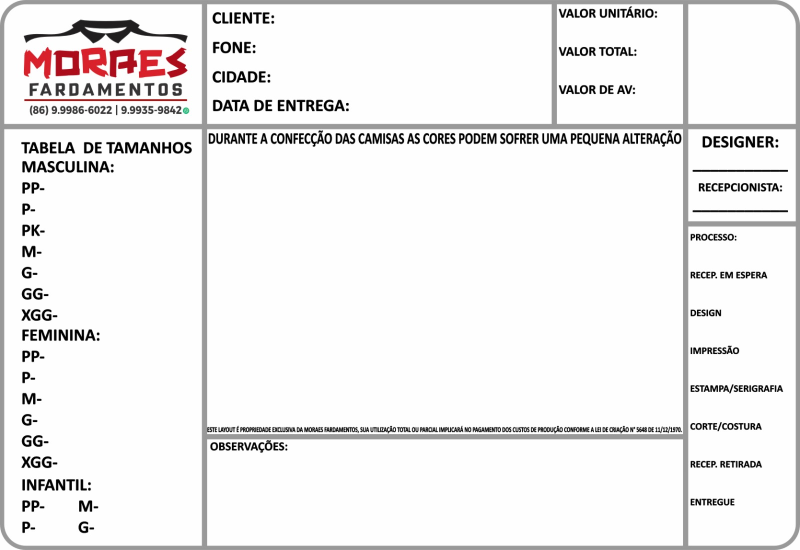
#> input picture assets/templates/comanda_template.jpeg, 1600 x 1100 px (shown at 1/2 size)
$ python test_command_canvas.py
#> lines starting #> are read from the running program, lines starting #| are printed output that depends on the picture
### app/printing/command_canvas.py
from datetime import datetime
from pathlib import Path

import fitz

from PIL import Image
from PIL import ImageDraw
from PIL import ImageFont

from app.printing.command_layout import (
    UNIT_VALUE,
    TextField,
    TextArea,
    CLIENT_NAME,
    PHONE,
    CITY,
    DELIVERY_DATE,
    CREATED_AT_LABEL,
    CREATED_AT_VALUE,
    MODEL,
    FABRIC,
    TYPE,
    TOTAL_VALUE,
    TOTAL_PAID,
    OBSERVATIONS,
    SIZE_LAYOUT,
    ARTWORK_AREA,
)


class CommandCanvas:

    def __init__(self):

        self.image = None
        self.draw = None

        self._font_cache = {}

        self.font_path = self._find_font()


    def _find_font(self):

        possible_fonts = [
            Path("C:/Windows/Fonts/arial.ttf"),
            Path("C:/Windows/Fonts/calibri.ttf"),
            Path("C:/Windows/Fonts/segoeui.ttf"),
        ]

        for font_path in possible_fonts:

            if font_path.exists():
                return font_path

        return None


    def _get_font(
        self,
        font_size: int
    ):

        if font_size in self._font_cache:
            return self._font_cache[font_size]

        if self.font_path:

            font = ImageFont.truetype(
                str(self.font_path),
                font_size
            )

        else:

            font = ImageFont.load_default()

        self._font_cache[font_size] = font

        return font


    def load_template(
        self,
        template_file
    ):

        self.image = Image.open(
            template_file
        ).convert("RGB")
#> self.image is the input picture: PIL image 1600x1100 RGB; mean R, G, B 238.6, 237.5, 237.6

        self.draw = ImageDraw.Draw(
            self.image
        )

        return self.image


    def show(self):

        if self.image is None:

            raise RuntimeError(
                "Nenhum template carregado."
            )

        self.image.show()
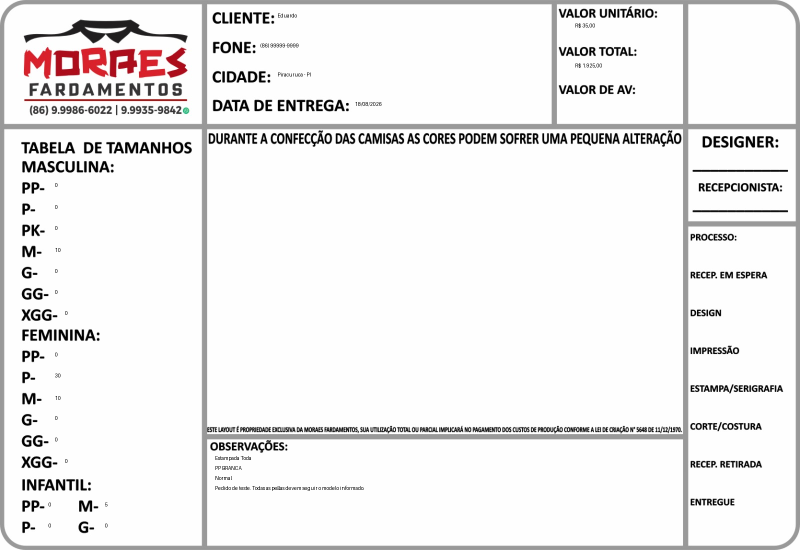
#> shown: PIL image 1600x1100 RGB (shown at 1/2 size); mean R, G, B 238.3, 237.2, 237.3


    def draw_text(
        self,
        text,
        x,
        y,
        font_size=18
    ):

        if self.draw is None:

            raise RuntimeError(
                "Nenhum template carregado."
            )

        if text is None:
            return

        font = self._get_font(
            font_size
        )

        self.draw.text(
            (x, y),
            str(text),
            fill="black",
            font=font
        )


    def draw_field(
        self,
        text,
        field: TextField
    ):

        self.draw_text(
            text=text,
            x=field.x,
            y=field.y,
            font_size=field.font_size
        )

    def draw_currency(
        self,
        value,
        field: TextField
    ):

        try:
            numeric_value = float(value or 0)

        except (TypeError, ValueError):
            numeric_value = 0.0

        formatted_value = (
            f"R$ {numeric_value:,.2f}"
            .replace(",", "_")
            .replace(".", ",")
            .replace("_", ".")
        )

        self.draw_field(
            text=formatted_value,
            field=field
        )

    def draw_size(
        self,
        category,
        size,
        quantity
    ):
        position = SIZE_LAYOUT.get(
            category.strip().title(),
            {}

        ).get(size.strip().upper())
        if position is None:
            return

        self.draw_text(
            text=str(quantity),
            x=position.x,
            y=position.y,
            font_size=position.font_size
        )

    # [310 lines left out: functions draw_grades, draw_print_job, get_image, draw_text_area, draw_artwork, not called in this run]

### app/core/paths.py
from pathlib import Path
import sys


def get_app_dir() -> Path:
    """
    Retorna a raiz do projeto durante o desenvolvimento
    e a pasta do executável quando empacotado.
    """

    if getattr(sys, "frozen", False):
        return Path(sys.executable).resolve().parent

    return Path(__file__).resolve().parents[2]


APP_DIR = get_app_dir()

# =========================================================
# DADOS
# =========================================================

DATA_DIR = APP_DIR / "data"

BACKUPS_DIR = DATA_DIR / "backups"

# =========================================================
# STORAGE
# =========================================================

STORAGE_DIR = APP_DIR / "storage"

RECORDINGS_DIR = STORAGE_DIR / "recordings"

ARTWORK_DIR = STORAGE_DIR / "artwork"

AUDIO_DIR = STORAGE_DIR / "audios"

IMAGE_DIR = STORAGE_DIR / "images"

PDF_DIR = STORAGE_DIR / "pdfs"

EXPORT_DIR = STORAGE_DIR / "exports"

TEMP_DIR = STORAGE_DIR / "temp"

# =========================================================
# PEDIDOS
# =========================================================

# Documentos gerados pelos pedidos ficam fora de storage,
# diretamente na raiz de dados da aplicação.
PEDIDOS_DIR = APP_DIR / "pedidos"

# =========================================================
# RECURSOS
# =========================================================

ASSETS_DIR = APP_DIR / "assets"

DOCS_DIR = APP_DIR / "docs"


# [20 lines left out: function ensure_directories, not called in this run]

### test_command_canvas.py
from app.printing.command_canvas import CommandCanvas

from app.printing.printing_paths import COMMAND_TEMPLATE

from app.printing.command_layout import (
    CLIENT_NAME,
    PHONE,
    CITY,
    DELIVERY_DATE,

    MODEL,
    FABRIC,
    TYPE,

    UNIT_VALUE,
    TOTAL_VALUE,

    OBSERVATIONS,
)


# ============================================================
# INICIALIZAÇÃO
# ============================================================

canvas = CommandCanvas()

canvas.load_template(
    COMMAND_TEMPLATE
)


# ============================================================
# DADOS DO CLIENTE
# ============================================================

canvas.draw_field(
    "Eduardo",
    CLIENT_NAME
)

canvas.draw_field(
    "(86) 99999-9999",
    PHONE
)

canvas.draw_field(
    "Piracuruca - PI",
    CITY
)

canvas.draw_field(
    "18/08/2026",
    DELIVERY_DATE
)


# ============================================================
# DADOS DO PEDIDO
# ============================================================

canvas.draw_field(
    "Normal",
    MODEL
)

canvas.draw_field(
    "PP BRANCA",
    FABRIC
)

canvas.draw_field(
    "Estampada Toda",
    TYPE
)


# ============================================================
# VALORES
# ============================================================

canvas.draw_currency(
    35,
    UNIT_VALUE
)

canvas.draw_currency(
    1925,
    TOTAL_VALUE
)


# ============================================================
# OBSERVAÇÕES
# ============================================================

canvas.draw_field(
    "Pedido de teste. Todas as peças devem seguir o modelo informado.",
    OBSERVATIONS
)


# ============================================================
# GRADE — MASCULINO
# ============================================================

canvas.draw_size(
    "Masc",
    "PP",
    0
)

canvas.draw_size(
    "Masc",
    "P",
    0
)

canvas.draw_size(
    "Masc",
    "PK",
    0
)

canvas.draw_size(
    "Masc",
    "M",
    10
)

canvas.draw_size(
    "Masc",
    "G",
    0
)

canvas.draw_size(
    "Masc",
    "GG",
    0
)

canvas.draw_size(
    "Masc",
    "XGG",
    0
)


# ============================================================
# GRADE — FEMININO
# ============================================================

canvas.draw_size(
    "Femi",
    "PP",
    0
)

canvas.draw_size(
    "Femi",
    "P",
    30
)

canvas.draw_size(
    "Femi",
    "M",
    10
)

canvas.draw_size(
    "Femi",
    "G",
    0
)

canvas.draw_size(
    "Femi",
    "GG",
    0
)

canvas.draw_size(
    "Femi",
    "XGG",
    0
)


# ============================================================
# GRADE — INFANTIL
# ============================================================

canvas.draw_size(
    "Infantil",
    "PP",
    0
)

canvas.draw_size(
    "Infantil",
    "P",
    0
)

canvas.draw_size(
    "Infantil",
    "M",
    5
)

canvas.draw_size(
    "Infantil",
    "G",
    0
)


# ============================================================
# EXIBIR
# ============================================================

canvas.show()
